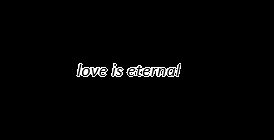
#> input picture lab7/text.bmp, 274 x 140 px
$ python segmentation.py
#> lines starting #> are read from the running program, lines starting #| are printed output that depends on the picture; after the words box and inside, x2 and y2 are one past the last pixel; in counts of white or black regions, pixels touching at a corner belong together
import cv2
import numpy as np
import matplotlib.pyplot as plt

def load_image(filename):
    """Загрузка изображения и преобразование в монохромное"""
    img = cv2.imread(filename, cv2.IMREAD_GRAYSCALE)
    _, binary = cv2.threshold(img, 127, 255, cv2.THRESH_BINARY_INV)
    return binary

def calculate_profiles(image):
    """Расчет горизонтального и вертикального профилей"""
    horizontal = np.sum(image, axis=1)
    vertical = np.sum(image, axis=0)
    return horizontal, vertical

def segment_characters(image, min_threshold=2):
    """Сегментация символов с прореживанием"""
    vertical_profile = np.sum(image, axis=0)

    # Находим промежутки между символами
    in_char = False
    start_idx = 0
    rectangles = []

    for i in range(len(vertical_profile)):
        if vertical_profile[i] > min_threshold and not in_char:
            in_char = True
            start_idx = i
        elif vertical_profile[i] <= min_threshold and in_char:
            in_char = False
            end_idx = i

            # Получаем вертикальные границы символа
            char_slice = image[:, start_idx:end_idx]
            horizontal_profile = np.sum(char_slice, axis=0)
            top = np.argmax(horizontal_profile > 0)
            bottom = len(horizontal_profile) - np.argmax(horizontal_profile[::-1] > 0)

            rectangles.append((start_idx, top, end_idx, bottom))

    return rectangles

def draw_rectangles(image, rectangles):
    """Рисование прямоугольников вокруг символов"""
    img_color = cv2.cvtColor(image, cv2.COLOR_GRAY2BGR)
    for (x1, y1, x2, y2) in rectangles:
        cv2.rectangle(img_color, (x1, y1), (x2, y2), (0, 255, 0), 1)
    return img_color

def plot_profiles(horizontal, vertical):
    """Построение графиков профилей"""
    plt.figure(figsize=(12, 6))

    plt.subplot(1, 2, 1)
    plt.barh(range(len(horizontal)), horizontal)
    plt.title('Горизонтальный профиль')
    plt.xlabel('Сумма пикселей')
    plt.ylabel('Строка')

    plt.subplot(1, 2, 2)
    plt.bar(range(len(vertical)), vertical)
    plt.title('Вертикальный профиль')
    plt.xlabel('Столбец')
    plt.ylabel('Сумма пикселей')

    plt.tight_layout()
    plt.savefig('profiles.png')
    plt.close()

def main():
    # Загрузка изображения
    image = load_image('text.bmp')
#> in load_image, img is the input picture: shape (140, 274); min 0, max 255, mean 4
#> in load_image, `_, binary = cv2.threshold(img, 127, 255, cv2.THRESH_BINARY_INV)`:
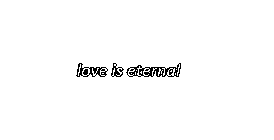
#> binary: shape (140, 274); 98.4% white; black in thin lines or dots, all inside (x1, y1, x2, y2) = (76, 63, 181, 77)

    # Расчет профилей
    horizontal, vertical = calculate_profiles(image)
#> in calculate_profiles, `horizontal = np.sum(image, axis=1)`: horizontal = 140 values, max 69870 at index 0, min 53040 at index 67, mean 68749.8
#> in calculate_profiles, `vertical = np.sum(image, axis=0)`: vertical = 274 values, max 35700 at index 0, min 32385 at index 81, mean 35127.6
    plot_profiles(horizontal, vertical)
#> in plot_profiles, `plt.savefig('profiles.png')`:
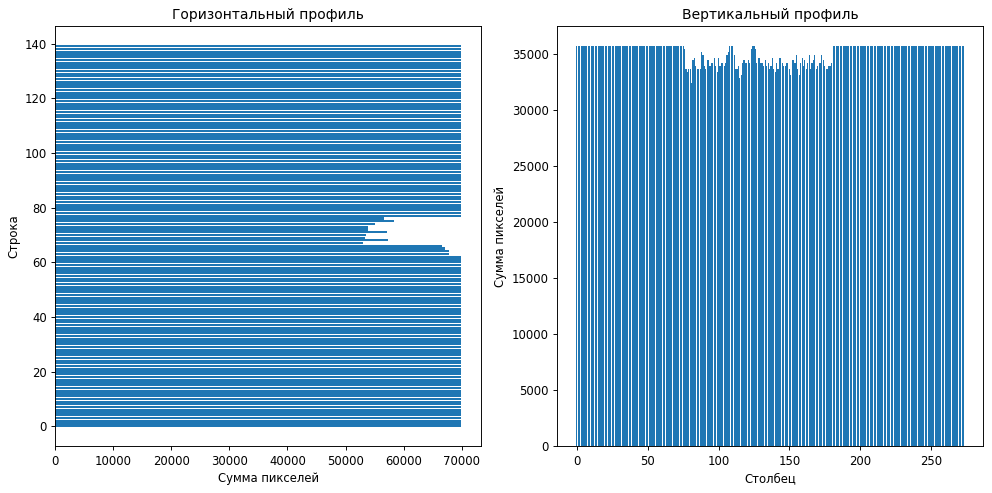
#> figure drawn by matplotlib, 2 panels

    # Сегментация символов
    rectangles = segment_characters(image)
#> in segment_characters, `vertical_profile = np.sum(image, axis=0)`: vertical_profile has the same summary as vertical in calculate_profiles
#> the loop in segment_characters, `for i in range(len(vertical_profile)):` made 274 passes
#> (in_char, start_idx) on pass 1: (True, 0)
#> after the loop in segment_characters, `for i in range(len(vertical_profile)):`: in_char = True; rectangles = []; start_idx = 0
#> rectangles = []

    # Визуализация результатов
    result_image = draw_rectangles(image, rectangles)
    cv2.imwrite('result.png', result_image)

    # Вывод координат прямоугольников
    print("Координаты прямоугольников (x1, y1, x2, y2):")
    for i, rect in enumerate(rectangles):
        print(f"Символ {i+1}: {rect}")
#> this loop made 0 passes

if __name__ == "__main__":
    main()
